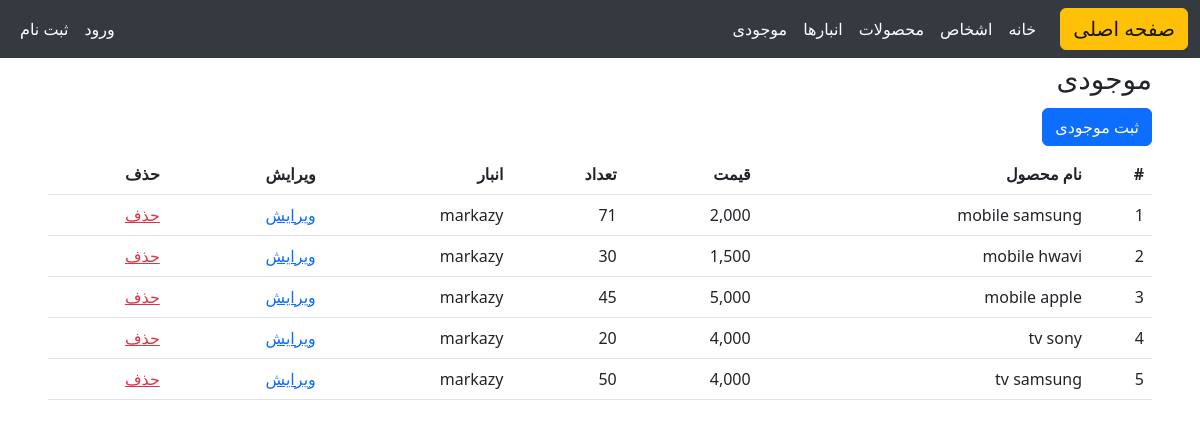
Before: /stocks/ with the older database file.
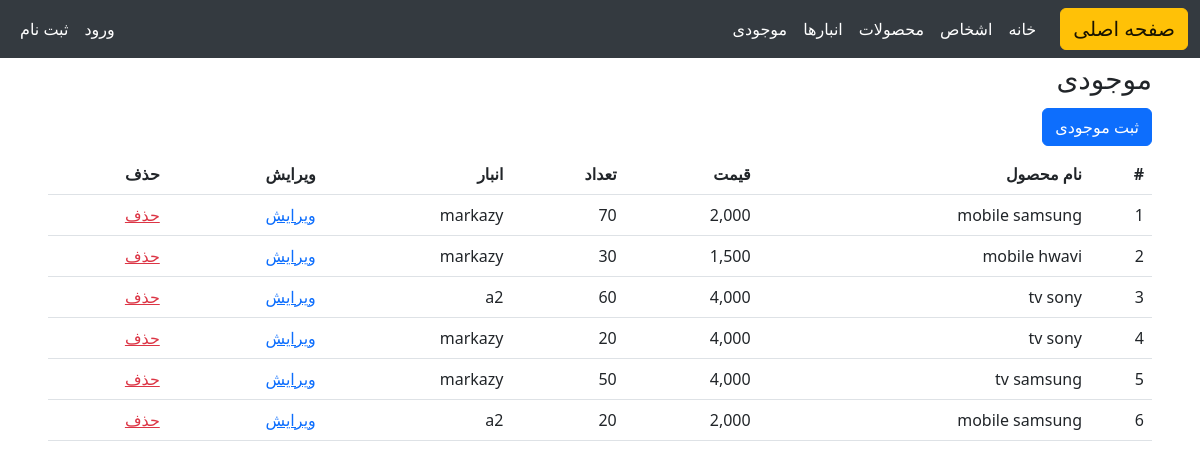
After: the same page with the newer database file.
### home/models.py (models this page shows, shortened)
class Stock(models.Model):
    product = models.ForeignKey(Product, on_delete=models.PROTECT)  # محصول مربوطه
    warehouse = models.ForeignKey(Warehouse, on_delete=models.PROTECT)  # انبار مربوطه
    quantity = models.PositiveIntegerField(default=0)  # مقدار موجودی
    class Meta:
        unique_together = ('product', 'warehouse')  # هر محصول در هر انبار تنها یک بار ظاهر می‌شود

class Product(models.Model):
    name = models.CharField(max_length=200)  # نام محصول
    price = models.DecimalField(max_digits=10, decimal_places=0)  # قیمت محصول (برای فروش)
    cost_price = models.DecimalField(max_digits=10, decimal_places=0)  # قیمت خرید محصول

class Warehouse(models.Model):
    name = models.CharField(max_length=100)  # نام انبار
    location = models.CharField(max_length=200, blank=True, null=True)  # موقعیت انبار (اختیاری)

### home/views.py (the view)
# urls.py: path("stocks/" , views.StoksView.as_view() , name='stocks'),
class StoksView(View):
    def get(self, request):
        stocks = Stock.objects.all()
        return render(request, "home/stocks.html", {"stocks": stocks})

### home/templates/home/stocks.html
{% extends 'base.html' %}
{% load humanize %}
{% block content %}
  <h3 class="my-1">موجودی</h3>
  <a class="btn btn-primary my-2" href="{% url 'home:stock_register' %}">ثبت موجودی</a>
  {% if stocks %}
    <table class="table">
      <thead>
        <tr>
          <th scope="row">#</th>
          <th scope="col">نام محصول</th>
          <th scope="col">قیمت</th>
          <th scope="col">تعداد</th>
          <th scope="col">انبار</th>
          <th scope="col">ویرایش</th>
          <th scope="col">حذف</th>
        </tr>
      </thead>
      <tbody>
        {% for stock in stocks %}
          <tr>
            <td>{{ stock.id }}</td>
            <td>{{ stock.product.name }}</td>
            <td>{{ stock.product.price|intcomma }}</td>
            <td>{{ stock.quantity }}</td>
            <td>{{ stock.warehouse.name }}</td>
            <td>
              <a href="{% url 'home:stock_update' stock.id %}">ویرایش</a>
            </td>
            <td>
              <a class="text-danger" href="{% url 'home:stock_delete' stock.id %}">حذف</a>
            </td>
          </tr>
        {% endfor %}
      </tbody>
    </table>
  {% endif %}
{% endblock %}

### templates/base.html (shortened to what this page needs)
<!doctype html>
<html lang="ar" dir="rtl">
<head>
  <link rel="stylesheet" href="https://cdn.jsdelivr.net/npm/bootstrap@5.2.3/dist/css/bootstrap.rtl.min.css"
>
</head>
<body style="background-color: alicebluefon; ">
  {% include "inc/navbar.html" %}
  <div id='base' class="px-5 ">
    {% block content %}
    {% endblock content %}
  </div>
</body>
</html>

### templates/inc/navbar.html (shortened to what this page needs)
<nav class="navbar navbar-expand-lg" style="background-color: #343a40;">
  <div class="container-fluid">
    <a class="navbar-brand btn btn-warning" href="{% url 'home:home' %}">صفحه اصلی</a>
    <div class="collapse navbar-collapse" id="navbarSupportedContent">
      <ul class="navbar-nav me-auto mb-2 mb-lg-0">
        <li class="nav-item">
          <a class="nav-link text-white" aria-current="page" href="{% url 'home:home' %}">خانه</a>
        </li>
        <li class="nav-item">
          <a class="nav-link text-white" aria-current="page" href="{% url 'account:persons' %}">اشخاص</a>
        </li>
        <li class="nav-item">
          <a class="nav-link text-white" aria-current="page" href="{% url 'home:products' %}">محصولات</a>
        </li>
        <li class="nav-item">
          <a class="nav-link text-white" aria-current="page" href="{% url 'home:warehouses' %}">انبارها</a>
        </li>
        <li class="nav-item">
          <a class="nav-link text-white" aria-current="page" href="{% url 'home:stocks' %}">موجودی</a>
        </li>
      </ul>
      <div class="d-flex">
        {% if request.user.is_authenticated %}
          <ul class="navbar-nav me-auto mb-2 mb-lg-0">
            <li class="nav-item dropdown">
              <a class="nav-link dropdown-toggle text-white" href="#" role="button" data-bs-toggle="dropdown" aria-expanded="false">{{ request.user.username }}</a>
              <ul class="dropdown-menu dropdown-menu-end">
                <li>
                  <a class="dropdown-item" href="#">اطلاعات کاربر</a>
                </li>
                <li>
                  <hr class="dropdown-divider" />
                </li>
                <li>
                  <a class="dropdown-item" href="{% url 'account:logout' %}">خروج</a>
                </li>
              </ul>
            </li>
          </ul>
        {% else %}
          <ul class="navbar-nav me-auto mb-2 mb-lg-0">
            <li class="nav-item">
              <a class="nav-link text-white" aria-current="page" href="#">ورود</a>
            </li>
            <li class="nav-item">
              <a class="nav-link text-white" aria-current="page" href="#">ثبت نام</a>
            </li>
          </ul>
        {% endif %}
      </div>
    </div>
  </div>
</nav>

Changed rows visible on the page:
changed Stock id 1: quantity "71" → "70"
changed Stock id 3: product.name "mobile apple" → "tv sony"; product.price "5,000" → "4,000"; quantity "45" → "60"; warehouse.name "markazy" → "a2"
added Stock: id "6", product.name "mobile samsung", product.price "2,000", quantity "20", warehouse.name "a2"
